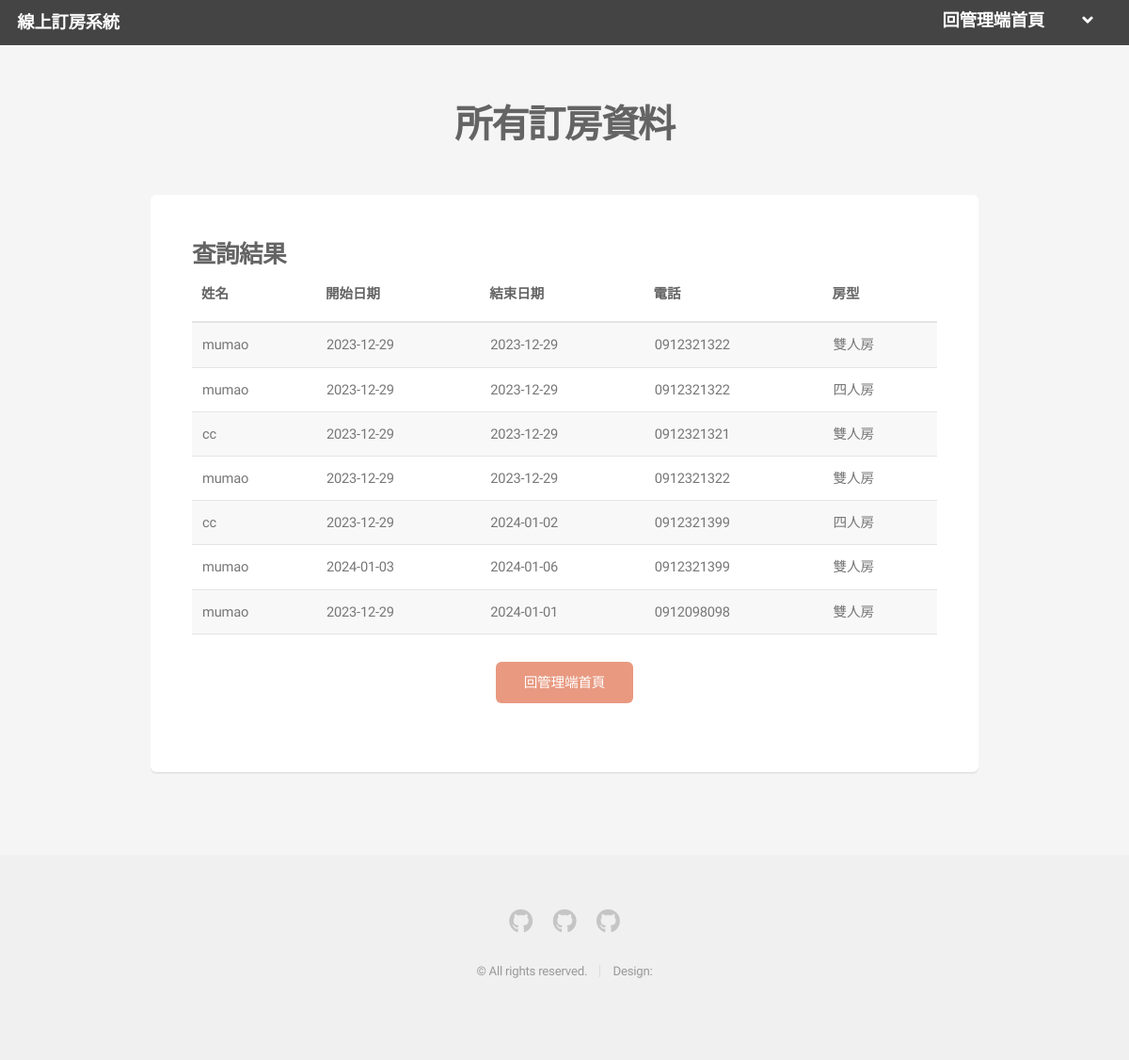
Page /adminalldata (signed in) on the committed database.
### tables this page shows
CREATE TABLE Booking(
                iid INTEGER PRIMARY KEY autoincrement,
                Name TEXT NOT NULL,
                DayStart TEXT NOT NULL,
                DayEnd TEXT NOT NULL,
                Phone TEXT NOT NULL,
                Roomtype INTEGER NOT NULL,
                Email TEXT
                );

### app.py (the view)
@app.route("/adminalldata")  # 管理端列出所有資料
def AdminAlldata():
    if "loginAdminId" in session:
        return render_template("AdminAllBooking.html", DBfatch=DBAll())
    return render_template("msg.html", msg="請從主頁登入")

### lib.py (called while the page is built)
def DBAll() -> tuple:
    try:
        conn = sqlite3.connect(DB_PATH)  # 連接資料庫
        cursor = conn.cursor()  # 建立cursor物件
        cursor.execute("SELECT * FROM Booking")
        data = cursor.fetchall()
        conn.close()
        return data
    except sqlite3.Error as error:
        print(f"執行 SELECT 操作時發生錯誤：{error}")

### templates/AdminAllBooking.html (shortened to what this page needs)
<!DOCTYPE HTML>
<html>
	<head>
		<link rel="stylesheet" href="{{ url_for('static', filename= 'css/main.css') }}" />
	</head>
	<body class="is-preload">
		<div id="page-wrapper">
				<header id="header">
					<h1><a href="{{ url_for('Administration') }}">線上訂房系統</a></h1>
					<nav id="nav">
						<ul>
							<li><a href="{{ url_for('Administration') }}">回管理端首頁</a></li>
							<li>
								<a href="#" class="icon solid fa-angle-down"></a>
							</li>
						</ul>
					</nav>
				</header>
				<section id="main" class="container">
					<header>
						<h2>所有訂房資料</h2>
					</header>
					<div class="row">
						<div class="col-12">
							<section class="box">
								<h3>查詢結果</h3>
								<div class="table-wrapper">
									<table>
										<thead>
											<tr>
												<th><h4>姓名</h4></th>
												<th><h4>開始日期</h4></th>
												<th><h4>結束日期</h4></th>
												<th><h4>電話</h4></th>
												<th><h4>房型</h4></th>
											</tr>
										</thead>
										<tbody>
											{% if DBfatch %}
												{% for record in DBfatch %}
													<tr>
														<td>{{ record[1] }}</td>
														<td>{{ record[2] }}</td>
														<td>{{ record[3] }}</td>
														<td>{{ record[4] }}</td>
														<td>{{ record[5] }}</td>
													</tr>
												{% endfor %}
											{% else %}
												<tr>
													<td colspan="5">沒有查詢到資料</td>
												</tr>
											{% endif %}
										</tbody>
									</table>
									<ul class="actions special">
										<li><a href="{{ url_for('Administration') }}" class="button primary">回管理端首頁</a></li>
									</ul>
								</div>
							</section>
						</div>
					</div>
				</section>
				<footer id="footer">
					<ul class="icons">
						<li><a href="#" class="icon brands fa-github"><span class="label">Github</span></a></li>
						<li><a href="#" class="icon brands fa-github"><span class="label">Github</span></a></li>
						<li><a href="#" class="icon brands fa-github"><span class="label">Github</span></a></li>
					</ul>
					<ul class="copyright">
						<li>&copy; All rights reserved.</li><li>Design: </li>
					</ul>
				</footer>
		</div>
	</body>
</html>

### rows in the picture
Booking: Name "mumao", DayStart "2023-12-29", DayEnd "2023-12-29", Phone "0912321322", Roomtype "雙人房"
Booking: Name "mumao", DayStart "2023-12-29", DayEnd "2023-12-29", Phone "0912321322", Roomtype "四人房"
Booking: Name "cc", DayStart "2023-12-29", DayEnd "2023-12-29", Phone "0912321321", Roomtype "雙人房"
Booking: Name "mumao", DayStart "2023-12-29", DayEnd "2023-12-29", Phone "0912321322", Roomtype "雙人房"
Booking: Name "cc", DayStart "2023-12-29", DayEnd "2024-01-02", Phone "0912321399", Roomtype "四人房"
Booking: Name "mumao", DayStart "2024-01-03", DayEnd "2024-01-06", Phone "0912321399", Roomtype "雙人房"
Booking: Name "mumao", DayStart "2023-12-29", DayEnd "2024-01-01", Phone "0912098098", Roomtype "雙人房"
